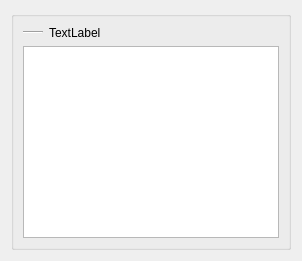
<?xml version="1.0" encoding="UTF-8"?>
<ui version="4.0">
 <class>Form</class>
 <widget class="QWidget" name="Form">
  <property name="windowModality">
   <enum>Qt::ApplicationModal</enum>
  </property>
  <property name="geometry">
   <rect>
    <x>0</x>
    <y>0</y>
    <width>284</width>
    <height>247</height>
   </rect>
  </property>
  <property name="sizePolicy">
   <sizepolicy hsizetype="Preferred" vsizetype="MinimumExpanding">
    <horstretch>0</horstretch>
    <verstretch>0</verstretch>
   </sizepolicy>
  </property>
  <property name="windowTitle">
   <string>Form</string>
  </property>
  <layout class="QVBoxLayout" name="verticalLayout">
   <item>
    <widget class="QGroupBox" name="groupBox">
     <property name="sizePolicy">
      <sizepolicy hsizetype="MinimumExpanding" vsizetype="MinimumExpanding">
       <horstretch>0</horstretch>
       <verstretch>0</verstretch>
      </sizepolicy>
     </property>
     <property name="title">
      <string/>
     </property>
     <layout class="QVBoxLayout" name="verticalLayout_2">
      <item>
       <layout class="QHBoxLayout" name="horizontalLayout">
        <property name="sizeConstraint">
         <enum>QLayout::SetDefaultConstraint</enum>
        </property>
        <item>
         <widget class="Line" name="line">
          <property name="sizePolicy">
           <sizepolicy hsizetype="Fixed" vsizetype="Fixed">
            <horstretch>0</horstretch>
            <verstretch>0</verstretch>
           </sizepolicy>
          </property>
          <property name="minimumSize">
           <size>
            <width>20</width>
            <height>0</height>
           </size>
          </property>
          <property name="orientation">
           <enum>Qt::Horizontal</enum>
          </property>
         </widget>
        </item>
        <item>
         <widget class="QLabel" name="labelSubDir">
          <property name="sizePolicy">
           <sizepolicy hsizetype="Preferred" vsizetype="Fixed">
            <horstretch>0</horstretch>
            <verstretch>0</verstretch>
           </sizepolicy>
          </property>
          <property name="text">
           <string>TextLabel</string>
          </property>
         </widget>
        </item>
       </layout>
      </item>
      <item>
       <widget class="QListWidget" name="listWidgetMedia">
        <property name="sizePolicy">
         <sizepolicy hsizetype="Expanding" vsizetype="MinimumExpanding">
          <horstretch>0</horstretch>
          <verstretch>0</verstretch>
         </sizepolicy>
        </property>
        <property name="minimumSize">
         <size>
          <width>1</width>
          <height>1</height>
         </size>
        </property>
        <property name="sizeAdjustPolicy">
         <enum>QAbstractScrollArea::AdjustIgnored</enum>
        </property>
        <property name="autoScroll">
         <bool>false</bool>
        </property>
        <property name="iconSize">
         <size>
          <width>64</width>
          <height>64</height>
         </size>
        </property>
        <property name="verticalScrollMode">
         <enum>QAbstractItemView::ScrollPerPixel</enum>
        </property>
        <property name="horizontalScrollMode">
         <enum>QAbstractItemView::ScrollPerPixel</enum>
        </property>
        <property name="movement">
         <enum>QListView::Static</enum>
        </property>
        <property name="flow">
         <enum>QListView::LeftToRight</enum>
        </property>
        <property name="isWrapping" stdset="0">
         <bool>true</bool>
        </property>
        <property name="resizeMode">
         <enum>QListView::Adjust</enum>
        </property>
        <property name="viewMode">
         <enum>QListView::IconMode</enum>
        </property>
        <property name="selectionRectVisible">
         <bool>true</bool>
        </property>
       </widget>
      </item>
     </layout>
    </widget>
   </item>
  </layout>
 </widget>
 <resources/>
 <connections/>
</ui>
